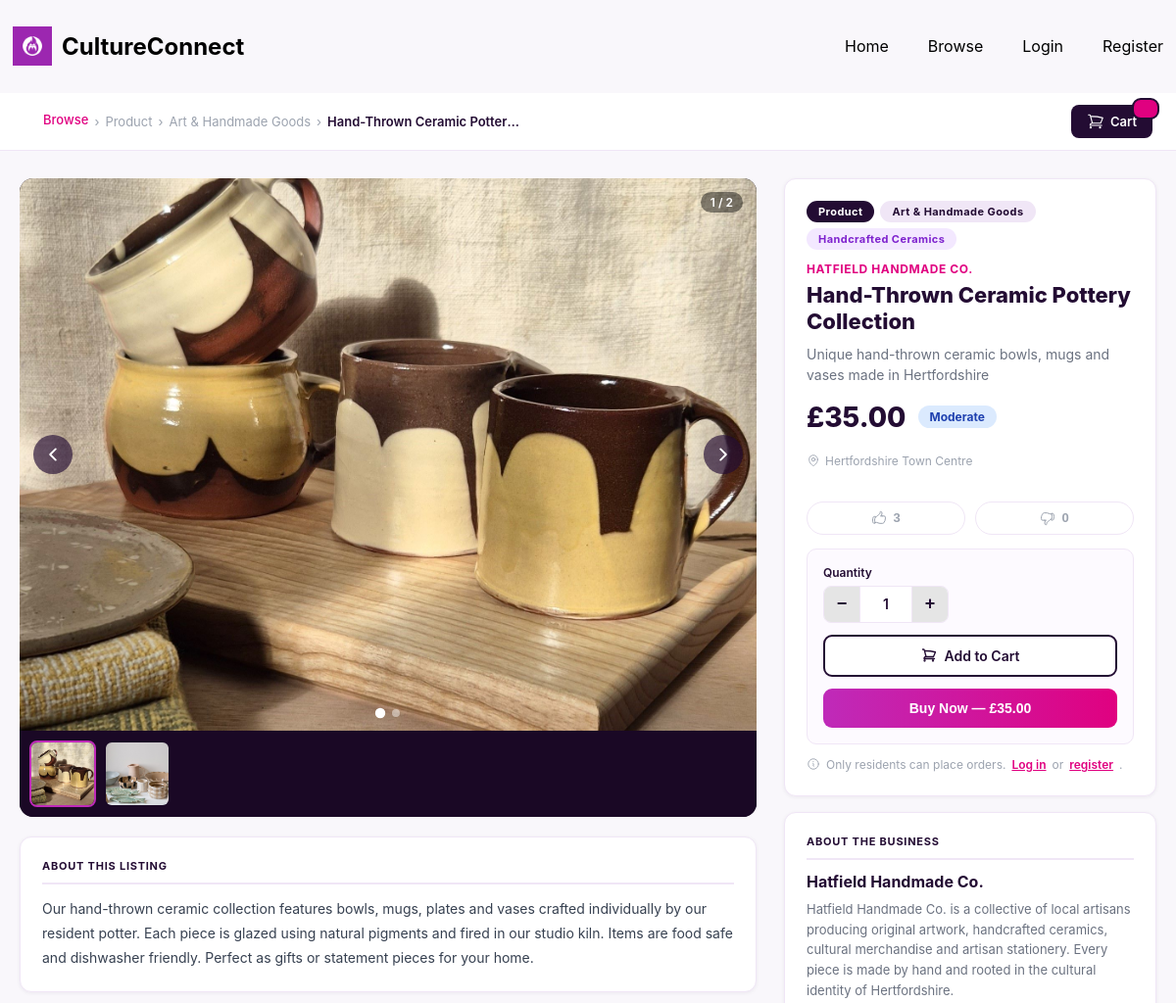
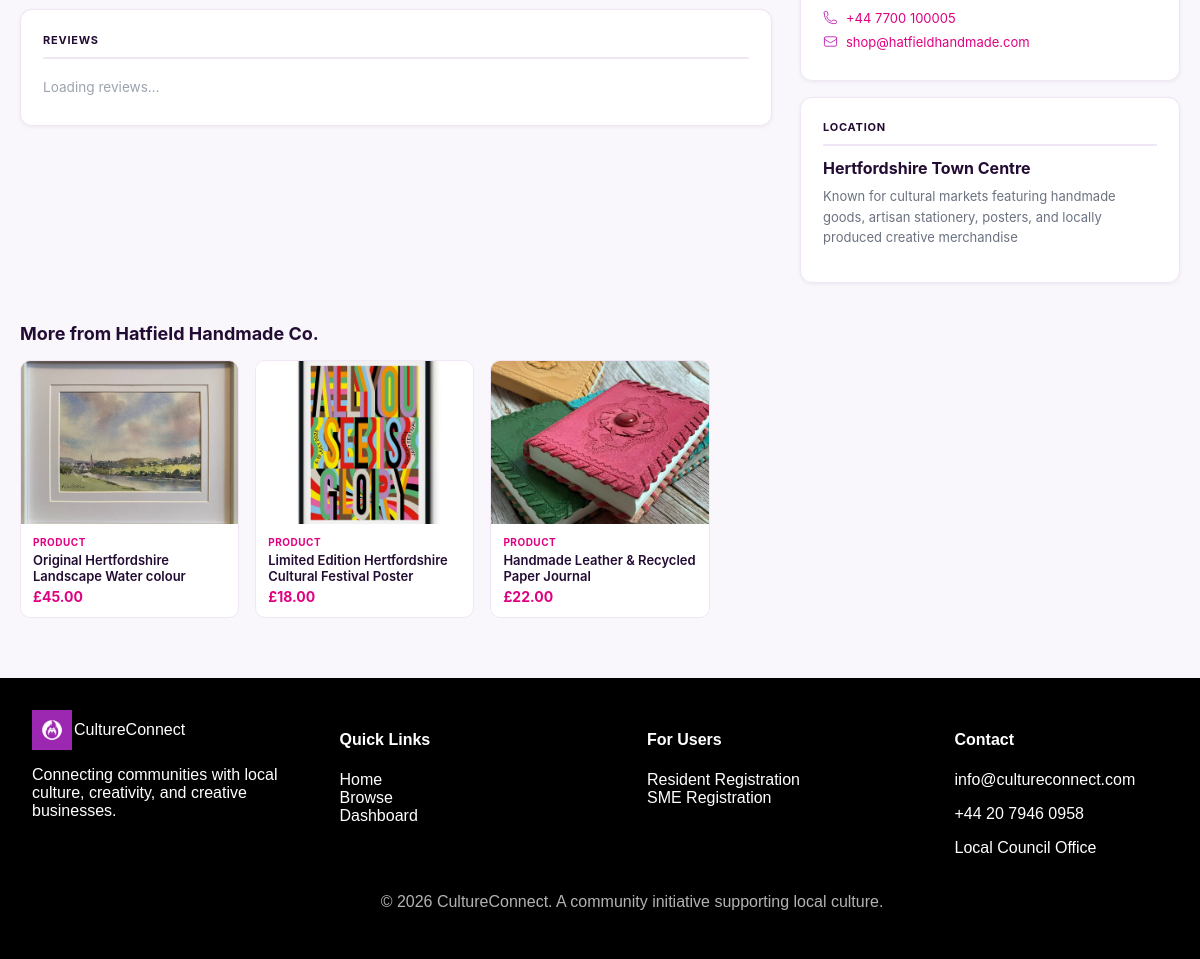
Page /frontend/pages/listing-detail.php?listing_id=20 on the committed database (2 pictures, top to bottom).
### tables this page shows
CREATE TABLE `listings` (
  `listing_id` int(11) NOT NULL,
  `sme_id` int(11) NOT NULL,
  `title` varchar(150) NOT NULL,
  `caption` varchar(255) NOT NULL,
  `description` text NOT NULL,
  `price` decimal(10,2) NOT NULL,
  `status` enum('active','inactive','pending') DEFAULT 'pending',
  `created_at` timestamp NOT NULL DEFAULT current_timestamp(),
  `updated_at` timestamp NOT NULL DEFAULT current_timestamp() ON UPDATE current_timestamp(),
  `item_id` int(11) NOT NULL,
  `approved_by` int(11) DEFAULT NULL
);

CREATE TABLE `product_service_categories` (
  `category_id` int(11) NOT NULL,
  `category_name` varchar(50) NOT NULL
);

CREATE TABLE `product_service_subcategories` (
  `subcategory_id` int(11) NOT NULL,
  `category_id` int(11) NOT NULL,
  `subcategory_name` varchar(100) NOT NULL
);

CREATE TABLE `product_service` (
  `item_id` int(11) NOT NULL,
  `subcategory_id` int(11) NOT NULL,
  `item_name` varchar(150) NOT NULL,
  `description` text NOT NULL
);

CREATE TABLE `sme_profiles` (
  `sme_id` int(11) NOT NULL,
  `business_name` varchar(150) NOT NULL,
  `approval_status` enum('pending','approved','rejected') NOT NULL,
  `created_at` timestamp NOT NULL DEFAULT current_timestamp(),
  `area_id` int(11) NOT NULL,
  `description` text NOT NULL,
  `phone` varchar(20) NOT NULL,
  `user_id` int(11) NOT NULL,
  `subcategory_id` int(11) NOT NULL
);

CREATE TABLE `areas` (
  `area_id` int(11) NOT NULL,
  `area_name` varchar(100) NOT NULL,
  `description` text NOT NULL,
  `postcode` varchar(20) NOT NULL
);

CREATE TABLE `users` (
  `user_id` int(11) NOT NULL,
  `password_hash` varchar(255) NOT NULL,
  `last_login` timestamp NOT NULL DEFAULT current_timestamp(),
  `account_status` enum('pending','approved','rejected') NOT NULL DEFAULT 'pending',
  `role` varchar(50) NOT NULL,
  `email_address` varchar(100) NOT NULL
);

CREATE TABLE `listing_images` (
  `image_id` int(11) NOT NULL,
  `listing_id` int(11) NOT NULL,
  `image_url` varchar(255) NOT NULL,
  `is_primary` tinyint(1) NOT NULL DEFAULT 0,
  `created_at` timestamp NOT NULL DEFAULT current_timestamp()
);

### frontend/pages/listing-detail.php (the view, shortened to what this page needs)
<?php
require_once '../db_connection.php';
$listing_id = intval($_GET['listing_id'] ?? 0);
$stmt = $conn->prepare("
    SELECT l.listing_id, l.title, l.caption, l.description, l.price, l.status, l.created_at,
           ps.item_name, pss.subcategory_name, pc.category_name,
           sp.business_name, sp.description AS business_description, sp.phone AS business_phone,
           u.email_address AS business_email,
           a.area_name, a.description AS area_description
    FROM listings l
    JOIN product_service ps                ON l.item_id        = ps.item_id
    JOIN product_service_subcategories pss ON ps.subcategory_id = pss.subcategory_id
    JOIN product_service_categories pc     ON pss.category_id   = pc.category_id
    JOIN sme_profiles sp                   ON l.sme_id          = sp.sme_id
    JOIN users u                           ON sp.user_id        = u.user_id
    JOIN areas a                           ON sp.area_id        = a.area_id
    WHERE l.listing_id = ? AND l.status = 'active' LIMIT 1
");
$stmt->bind_param("i", $listing_id);
$stmt->execute();
$listing = $stmt->get_result()->fetch_assoc();
$img_stmt = $conn->prepare("SELECT image_url FROM listing_images WHERE listing_id = ? ORDER BY is_primary DESC, image_id ASC");
$img_stmt->bind_param("i", $listing_id);
$img_stmt->execute();
$img_result = $img_stmt->get_result();
$images     = [];
while ($img = $img_result->fetch_assoc()) $images[] = $img['image_url'];
$vc_stmt = $conn->prepare("SELECT COALESCE(SUM(vote_type='like'),0) AS likes, COALESCE(SUM(vote_type='dislike'),0) AS dislikes FROM listing_votes WHERE listing_id = ?");
$vc_stmt->bind_param("i", $listing_id);
$vc_stmt->execute();
$vc_result   = $vc_stmt->get_result();
$vote_counts = $vc_result->fetch_assoc();
$user_vote = null;
$rel_stmt = $conn->prepare("
    SELECT l.listing_id, l.title, l.price, pc.category_name, li.image_url AS primary_image
    FROM listings l
    JOIN sme_profiles sp                   ON l.sme_id         = sp.sme_id
    JOIN product_service ps                ON l.item_id         = ps.item_id
    JOIN product_service_subcategories pss ON ps.subcategory_id = pss.subcategory_id
    JOIN product_service_categories pc     ON pss.category_id   = pc.category_id
    LEFT JOIN listing_images li            ON l.listing_id      = li.listing_id AND li.is_primary = 1
    WHERE sp.business_name = ? AND l.listing_id != ? AND l.status = 'active'
    LIMIT 3
");
$rel_stmt->bind_param("si", $listing['business_name'], $listing_id);
$rel_stmt->execute();
$rel_result = $rel_stmt->get_result();
$related    = [];
while ($row = $rel_result->fetch_assoc()) $related[] = $row;
function ld_safe(string $val): string { return htmlspecialchars($val, ENT_QUOTES, 'UTF-8'); }
$cart_count  = isset($_SESSION['cart']) ? array_sum(array_column($_SESSION['cart'], 'quantity')) : 0;
$is_resident  = isset($_SESSION['user_role']) && $_SESSION['user_role'] === 'Resident';
$price        = floatval($listing['price']);
$price_tier   = $price <= 20 ? 'Affordable' : ($price <= 50 ? 'Moderate' : 'Premium');
$cat_type     = $listing['category_name'] === 'Product' ? 'Product' : 'Service';
$btn_label    = $cat_type === 'Product' ? 'Buy Now' : 'Book Now';
?>
<!DOCTYPE html>
<html lang="en">
<head>
    <link rel="stylesheet" href="../css/styles.css">
</head>
<body class="ld-page-wrap">
<?php include '../components/header.php'; ?>
<div class="ld-subnav">
    <div class="ld-subnav-inner">
        <nav class="ld-breadcrumb">
            <a href="../pages/browse.php">Browse</a>
            <span>›</span><span><?= ld_safe($listing['category_name']) ?></span>
            <span>›</span><span><?= ld_safe($listing['subcategory_name']) ?></span>
            <span>›</span><span class="ld-breadcrumb-current"><?= ld_safe($listing['title']) ?></span>
        </nav>
        <a href="../pages/cart.php" class="ld-cart-btn">
            Cart <span class="ld-cart-badge" id="ld-cart-badge"><?= $cart_count > 0 ? $cart_count : '' ?></span>
        </a>
    </div>
</div>
<div class="ld-container">
    <div class="ld-main-grid">
        <div class="ld-left">
            <div class="ld-carousel">
                <?php if (!empty($images)) : ?>
                <div class="ld-carousel-stage" id="ld-stage">
                    <img id="ld-main-img" src="../uploads/listings_images/<?= ld_safe($images[0]) ?>" alt="<?= ld_safe($listing['title']) ?>" class="ld-carousel-img">
                    <?php if (count($images) > 1) : ?>
                    <button class="ld-carousel-arrow ld-carousel-arrow--prev" onclick="ldPrev()">
                        <svg xmlns="http://www.w3.org/2000/svg" fill="none" viewBox="0 0 24 24" stroke-width="2.5" stroke="currentColor" width="18" height="18"><path stroke-linecap="round" stroke-linejoin="round" d="M15.75 19.5 8.25 12l7.5-7.5" /></svg>
                    </button>
                    <button class="ld-carousel-arrow ld-carousel-arrow--next" onclick="ldNext()">
                        <svg xmlns="http://www.w3.org/2000/svg" fill="none" viewBox="0 0 24 24" stroke-width="2.5" stroke="currentColor" width="18" height="18"><path stroke-linecap="round" stroke-linejoin="round" d="m8.25 4.5 7.5 7.5-7.5 7.5" /></svg>
                    </button>
                    <div class="ld-carousel-dots" id="ld-dots"></div>
                    <div class="ld-carousel-counter" id="ld-counter">1 / <?= count($images) ?></div>
                    <?php endif; ?>
                </div>
                <?php if (count($images) > 1) : ?>
                <div class="ld-thumbs">
                    <?php foreach ($images as $i => $img) : ?>
                    <div class="ld-thumb <?= $i === 0 ? 'ld-thumb--active' : '' ?>" id="ld-thumb-<?= $i ?>" onclick="ldGoTo(<?= $i ?>)">
                        <img src="../uploads/listings_images/<?= ld_safe($img) ?>" alt="Image <?= $i + 1 ?>">
                    </div>
                    <?php endforeach; ?>
                </div>
                <?php endif; ?>
                <?php endif; ?>
            </div>
            <div class="ld-info-card" style="margin-top:20px;">
                <p class="ld-section-title">About This Listing</p>
                <p class="ld-description"><?= ld_safe($listing['description']) ?></p>
            </div>
<div class="ld-reviews-section">
    <div class="ld-info-card">
        <p class="ld-section-title">
            Reviews
        </p>
        <div id="ld-reviews-list">
            <div class="ld-reviews-loading">Loading reviews…</div>
        </div>
        </div>
        </div>
        </div>
        <div class="ld-right">
            <div class="ld-info-card">
                <div class="ld-badges">
                    <span class="ld-badge ld-badge--category"><?= ld_safe($listing['category_name']) ?></span>
                    <span class="ld-badge ld-badge--sub"><?= ld_safe($listing['subcategory_name']) ?></span>
                    <span class="ld-badge ld-badge--item"><?= ld_safe($listing['item_name']) ?></span>
                </div>
                <p class="ld-business-label"><?= ld_safe($listing['business_name']) ?></p>
                <h1 class="ld-title"><?= ld_safe($listing['title']) ?></h1>
                <p class="ld-caption"><?= ld_safe($listing['caption']) ?></p>
                <div class="ld-price-row">
                    <span class="ld-price">£<?= number_format($price, 2) ?></span>
                    <span class="ld-price-tier ld-price-tier--<?= strtolower($price_tier) ?>"><?= $price_tier ?></span>
                </div>
                <p class="ld-area-tag">
                    <?= ld_safe($listing['area_name']) ?>
                </p>
                <div class="ld-vote-row">
                    <button class="ld-vote-btn ld-vote-btn--like <?= $user_vote === 'like' ? 'ld-vote-btn--active-like' : '' ?>"
                            id="ld-like-btn" onclick="ldVote('like')">
                        <span id="ld-likes-count"><?= intval($vote_counts['likes']) ?></span>
                    </button>
                    <button class="ld-vote-btn ld-vote-btn--dislike <?= $user_vote === 'dislike' ? 'ld-vote-btn--active-dislike' : '' ?>"
                            id="ld-dislike-btn" onclick="ldVote('dislike')">
                        <span id="ld-dislikes-count"><?= intval($vote_counts['dislikes']) ?></span>
                    </button>
                </div>
                <div class="ld-order-box">
                    <div class="ld-qty-wrap">
                        <label class="ld-qty-label" for="ld-qty">Quantity</label>
                        <div class="ld-qty-controls">
                            <button class="ld-qty-btn" onclick="ldChangeQty(-1)">−</button>
                            <input type="number" id="ld-qty" class="ld-qty-input" value="1" min="1" max="99">
                            <button class="ld-qty-btn" onclick="ldChangeQty(1)">+</button>
                        </div>
                    </div>
                    <button class="ld-add-cart-btn" id="ld-add-cart-btn" onclick="ldAddToCart()">
                        Add to Cart
                    </button>
                    <?php if ($is_resident) : ?>
                    <a href="../pages/cart.php" class="ld-checkout-btn">
                        <?= $btn_label ?> — £<span id="ld-total"><?= number_format($price, 2) ?></span>
                    </a>
                    <?php else : ?>
                    <button class="ld-checkout-btn" onclick="ldShowLoginModal('book')">
                        <?= $btn_label ?> — £<?= number_format($price, 2) ?>
                    </button>
                    <?php endif; ?>
                </div>
                <?php if ($is_resident) : ?>
                <p class="ld-payment-note">
                    <svg xmlns="http://www.w3.org/2000/svg" fill="none" viewBox="0 0 24 24" stroke-width="1.5" stroke="currentColor" width="14" height="14"><path stroke-linecap="round" stroke-linejoin="round" d="m11.25 11.25.041-.02a.75.75 0 0 1 1.063.852l-.708 2.836a.75.75 0 0 0 1.063.853l.041-.021M21 12a9 9 0 1 1-18 0 9 9 0 0 1 18 0Zm-9-3.75h.008v.008H12V8.25Z" /></svg>
                    Payment is confirmed on booking. The business will contact you shortly after your order is placed.
                </p>
                <?php else : ?>
                <p class="ld-payment-note">
                    Only residents can place orders.
                    <a href="../pages/login.php" style="color:#e00180;font-weight:600;">Log in</a> or
                    <a href="../pages/register.php" style="color:#e00180;font-weight:600;">register</a>.
                </p>
                <?php endif; ?>
            </div>
            <div class="ld-info-card">
                <p class="ld-section-title">About the Business</p>
                <p class="ld-business-name-lg"><?= ld_safe($listing['business_name']) ?></p>
                <?php if (!empty($listing['business_description'])) : ?>
                <p class="ld-business-desc"><?= ld_safe($listing['business_description']) ?></p>
                <?php endif; ?>
                <?php if (!empty($listing['business_phone'])) : ?>
                <div class="ld-contact-row">
                    <a href="tel:<?= ld_safe($listing['business_phone']) ?>"><?= ld_safe($listing['business_phone']) ?></a>
                </div>
                <?php endif; ?>
                <?php if (!empty($listing['business_email'])) : ?>
                <div class="ld-contact-row">
                    <a href="mailto:<?= ld_safe($listing['business_email']) ?>"><?= ld_safe($listing['business_email']) ?></a>
                </div>
                <?php endif; ?>
            </div>
            <div class="ld-info-card">
                <p class="ld-section-title">Location</p>
                <p class="ld-business-name-lg"><?= ld_safe($listing['area_name']) ?></p>
                <?php if (!empty($listing['area_description'])) : ?>
                <p class="ld-business-desc"><?= ld_safe($listing['area_description']) ?></p>
                <?php endif; ?>
            </div>
        </div>
    </div>
    <?php if (!empty($related)) : ?>
    <div class="ld-related-section">
        <h2 class="ld-related-title">More from <?= ld_safe($listing['business_name']) ?></h2>
        <div class="ld-related-grid">
            <?php foreach ($related as $r) : ?>
            <a href="listing-detail.php?listing_id=<?= intval($r['listing_id']) ?>" class="ld-related-card">
                <div class="ld-related-img-wrap">
                    <?php if (!empty($r['primary_image'])) : ?>
                    <img src="../uploads/listings_images/<?= ld_safe($r['primary_image']) ?>" alt="<?= ld_safe($r['title']) ?>" onerror="this.parentElement.classList.add('ld-related-img-wrap--broken')">
                    <?php endif; ?>
                </div>
                <div class="ld-related-body">
                    <p class="ld-related-cat"><?= ld_safe($r['category_name']) ?></p>
                    <p class="ld-related-title-text"><?= ld_safe($r['title']) ?></p>
                    <p class="ld-related-price">£<?= number_format(floatval($r['price']), 2) ?></p>
                </div>
            </a>
            <?php endforeach; ?>
        </div>
    </div>
    <?php endif; ?>
</div>
<?php include '../components/footer.php'; ?>
</body>
</html>

### rows in the picture
listings: product_service_categories.category_name "Product", product_service_subcategories.subcategory_name "Art & Handmade Goods", title "Hand-Thrown Ceramic Potter…", description "Our hand-thrown ceramic collection features bowls, mugs, plates and vases crafted individually by our resident potter. Each piece is glazed using natural pigments and fired in our studio kiln. Items are food safe and dishwasher friendly. Perfect as gifts or statement pieces for your home.", item.item_name "Handcrafted Ceramics", sme.business_name "HATFIELD HANDMADE CO.", title "Hand-Thrown Ceramic Pottery Collection", caption "Unique hand-thrown ceramic bowls, mugs and vases made in Hertfordshire", price "35.00", price "Moderate", areas.area_name "Hertfordshire Town Centre", product_service_categories.category_name "Buy Now", sme.business_name "Hatfield Handmade Co.", sme.description "Hatfield Handmade Co. is a collective of local artisans producing original artwork, handcrafted ceramics, cultural merchandise and artisan stationery. Every piece is made by hand and rooted in the cultural identity of Hertfordshire.", sme.phone "+44 7700 100005", users.email_address "shop@hatfieldhandmade.com", areas.description "Known for cultural markets featuring handmade goods, artisan stationery, posters, and locally produced creative merchandise"
listings: listing_images.image_url (picture), product_service_categories.category_name "PRODUCT", title "Original Hertfordshire Landscape Water colour", price "45.00"
listings: listing_images.image_url (picture), product_service_categories.category_name "PRODUCT", title "Limited Edition Hertfordshire Cultural Festival Poster", price "18.00"
listings: listing_images.image_url (picture), product_service_categories.category_name "PRODUCT", title "Handmade Leather & Recycled Paper Journal", price "22.00"

### other values in the picture
count($images) "2"
$vote_counts['likes'] "3"
$vote_counts['dislikes'] "0"
